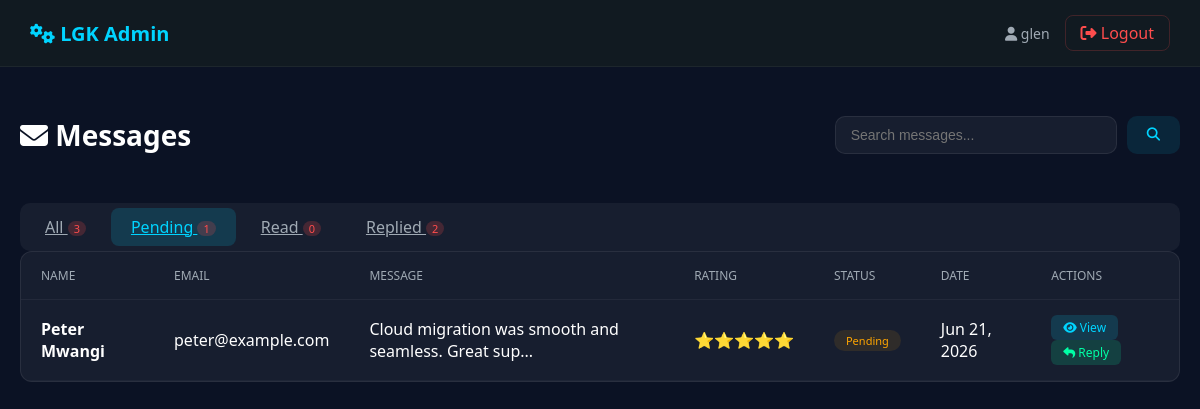
The page /messages.php?status=pending (signed in) on the database its author committed.
### tables this page shows
CREATE TABLE `feedback` (
  `id` int(11) NOT NULL,
  `name` varchar(100) NOT NULL,
  `email` varchar(100) NOT NULL,
  `phone` varchar(20) DEFAULT NULL,
  `service_type` varchar(50) DEFAULT 'general',
  `message` text NOT NULL,
  `rating` int(1) DEFAULT 0,
  `reply` text DEFAULT NULL,
  `status` enum('pending','read','replied') DEFAULT 'pending',
  `admin_id` int(11) DEFAULT NULL,
  `ip_address` varchar(45) DEFAULT NULL,
  `user_agent` text DEFAULT NULL,
  `created_at` timestamp NOT NULL DEFAULT current_timestamp(),
  `replied_at` timestamp NULL DEFAULT NULL
);

### messages.php (the view, shortened to what this page needs)
<?php
include "../config/database.php";
$status_filter = $_GET['status'] ?? 'all';
$search = $_GET['search'] ?? '';
$where = "1=1";
$params = [];
if ($status_filter !== 'all') {
    $where .= " AND status = ?";
    $params[] = $status_filter;
}
$query = "SELECT * FROM feedback WHERE $where ORDER BY created_at DESC";
$stmt = $conn->prepare($query);
if (!empty($params)) {
    $types = str_repeat('s', count($params));
    $stmt->bind_param($types, ...$params);
}
$stmt->execute();
$feedback = $stmt->get_result();
$counts = [];
$counts['all'] = $conn->query("SELECT COUNT(*) as count FROM feedback")->fetch_assoc()['count'];
$counts['pending'] = $conn->query("SELECT COUNT(*) as count FROM feedback WHERE status = 'pending'")->fetch_assoc()['count'];
$counts['read'] = $conn->query("SELECT COUNT(*) as count FROM feedback WHERE status = 'read'")->fetch_assoc()['count'];
$counts['replied'] = $conn->query("SELECT COUNT(*) as count FROM feedback WHERE status = 'replied'")->fetch_assoc()['count'];
?>
<!DOCTYPE html>
<html lang="en">
<head>
    <link rel="stylesheet" href="../modern-styles.css">
    <link rel="stylesheet" href="https://cdnjs.cloudflare.com/ajax/libs/font-awesome/6.5.1/css/all.min.css">
</head>
<body>
<header class="admin-header">
    <a href="admindashboard.php" class="logo">
        <i class="fas fa-cogs"></i> LGK Admin
    </a>
    <div class="user-info">
        <span class="username">
            <i class="fas fa-user"></i> <?php echo htmlspecialchars($_SESSION['admin_username']); ?>
        </span>
        <a href="logout.php" class="logout">
            <i class="fas fa-sign-out-alt"></i> Logout
        </a>
    </div>
</header>
<div class="container">
    <div class="page-header">
        <h1><i class="fas fa-envelope"></i> Messages</h1>
        <div class="search-box">
            <form method="GET" style="display:flex;gap:10px;width:100%;">
                <input type="text" name="search" placeholder="Search messages..." value="<?php echo htmlspecialchars($search); ?>">
                <button type="submit"><i class="fas fa-search"></i></button>
            </form>
        </div>
    </div>
    <div class="tabs">
        <a href="?status=all" class="tab-btn <?php echo $status_filter === 'all' ? 'active' : ''; ?>">
            All <span class="badge"><?php echo $counts['all']; ?></span>
        </a>
        <a href="?status=pending" class="tab-btn <?php echo $status_filter === 'pending' ? 'active' : ''; ?>">
            Pending <span class="badge"><?php echo $counts['pending']; ?></span>
        </a>
        <a href="?status=read" class="tab-btn <?php echo $status_filter === 'read' ? 'active' : ''; ?>">
            Read <span class="badge"><?php echo $counts['read']; ?></span>
        </a>
        <a href="?status=replied" class="tab-btn <?php echo $status_filter === 'replied' ? 'active' : ''; ?>">
            Replied <span class="badge"><?php echo $counts['replied']; ?></span>
        </a>
    </div>
    <div class="table-wrapper">
        <?php if ($feedback && $feedback->num_rows > 0): ?>
        <table>
            <thead>
                <tr>
                    <th>Name</th>
                    <th>Email</th>
                    <th>Message</th>
                    <th>Rating</th>
                    <th>Status</th>
                    <th>Date</th>
                    <th>Actions</th>
                </tr>
            </thead>
            <tbody>
                <?php while($row = $feedback->fetch_assoc()): ?>
                <tr>
                    <td><strong><?php echo htmlspecialchars($row['name']); ?></strong></td>
                    <td><?php echo htmlspecialchars($row['email']); ?></td>
                    <td><?php echo htmlspecialchars(substr($row['message'], 0, 50)) . (strlen($row['message']) > 50 ? '...' : ''); ?></td>
                    <td><?php echo $row['rating'] > 0 ? str_repeat('⭐', $row['rating']) : '-'; ?></td>
                    <td>
                        <span class="status-badge status-<?php echo $row['status']; ?>">
                            <?php echo ucfirst($row['status']); ?>
                        </span>
                    </td>
                    <td><?php echo date('M d, Y', strtotime($row['created_at'])); ?></td>
                    <td>
                        <a href="view_message.php?id=<?php echo $row['id']; ?>" class="action-btn view">
                            <i class="fas fa-eye"></i> View
                        </a>
                        <?php if ($row['status'] !== 'replied'): ?>
                            <a href="../reply.php?id=<?php echo $row['id']; ?>" class="action-btn reply">
                                <i class="fas fa-reply"></i> Reply
                            </a>
                        <?php endif; ?>
                    </td>
                </tr>
                <?php endwhile; ?>
            </tbody>
        </table>
        <?php endif; ?>
    </div>
</div>
</body>
</html>

### messages.php (style rules this page uses)
body { margin: 0; font-family: 'Segoe UI', Tahoma, Geneva, Verdana, sans-serif; background: #0b1224; color: #fff; }
.admin-header { background: rgba(17, 27, 33, 0.95); padding: 15px 30px; display: flex; justify-content: space-between; align-items: center; border-bottom: 1px solid rgba(255,255,255,0.05); }
.admin-header .logo { font-size: 20px; font-weight: 700; color: #00d4ff; text-decoration: none; }
.admin-header .user-info { display: flex; align-items: center; gap: 15px; }
.admin-header .user-info .username { color: #a0aab4; font-size: 14px; }
.admin-header .user-info .logout { color: #ff4d4d; text-decoration: none; padding: 6px 15px; border: 1px solid rgba(255,77,77,0.2); border-radius: 8px; transition: all 0.3s ease; }
.container { max-width: 1200px; margin: 0 auto; padding: 30px 20px; }
.page-header { display: flex; justify-content: space-between; align-items: center; margin-bottom: 30px; flex-wrap: wrap; gap: 15px; }
.page-header h1 { font-size: 28px; }
.tabs { display: flex; gap: 5px; background: rgba(255,255,255,0.05); border-radius: 10px; padding: 5px; flex-wrap: wrap; }
.tab-btn { padding: 8px 20px; border: none; border-radius: 8px; background: transparent; color: #a0aab4; cursor: pointer; transition: all 0.3s ease; font-weight: 500; }
.tab-btn.active { background: rgba(0,212,255,0.15); color: #00d4ff; }
.tab-btn .badge { display: inline-block; padding: 0 6px; border-radius: 50px; font-size: 11px; background: rgba(255,77,77,0.2); color: #ff4d4d; }
.search-box { display: flex; gap: 10px; }
.search-box input { padding: 10px 15px; background: rgba(255,255,255,0.05); border: 1px solid rgba(255,255,255,0.08); border-radius: 10px; color: #fff; font-size: 14px; width: 250px; }
.search-box button { padding: 10px 20px; border: none; border-radius: 10px; background: rgba(0,212,255,0.1); color: #00d4ff; cursor: pointer; transition: all 0.3s ease; }
.table-wrapper { background: rgba(255,255,255,0.05); border: 1px solid rgba(255,255,255,0.08); border-radius: 12px; overflow: hidden; overflow-x: auto; }
table { width: 100%; border-collapse: collapse; }
table th { padding: 15px 20px; text-align: left; color: #a0aab4; font-weight: 500; font-size: 12px; text-transform: uppercase; border-bottom: 1px solid rgba(255,255,255,0.05); }
table td { padding: 15px 20px; border-bottom: 1px solid rgba(255,255,255,0.03); }
.status-badge { display: inline-block; padding: 3px 12px; border-radius: 50px; font-size: 11px; font-weight: 500; }
.status-pending { background: rgba(255,165,0,0.1); color: #ffa500; }
.action-btn { padding: 4px 12px; border: none; border-radius: 6px; color: #fff; cursor: pointer; font-size: 12px; transition: all 0.3s ease; text-decoration: none; display: inline-block; }
.action-btn.view { background: rgba(0,212,255,0.15); color: #00d4ff; }
.action-btn.reply { background: rgba(0,255,166,0.15); color: #00ffa6; }

### rows shown on the page
feedback: name "Peter Mwangi", email "peter@example.com", message "Cloud migration was smooth and seamless. Great sup", rating "⭐⭐⭐⭐⭐", status "Pending", created_at "Jun 21, 2026"

### other values the page prints
$_SESSION['admin_username'] "glen"
$counts['all'] "3"
$counts['pending'] "1"
$counts['read'] "0"
$counts['replied'] "2"
